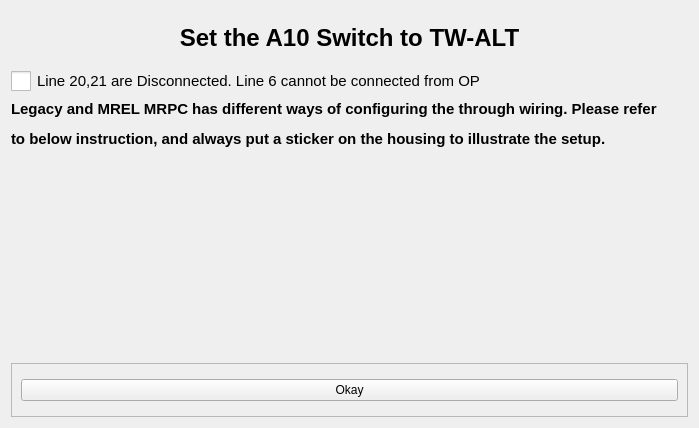
<?xml version="1.0" encoding="UTF-8"?>
<ui version="4.0">
 <class>Form</class>
 <widget class="QWidget" name="Form">
  <property name="geometry">
   <rect>
    <x>0</x>
    <y>0</y>
    <width>699</width>
    <height>428</height>
   </rect>
  </property>
  <property name="windowTitle">
   <string>Form</string>
  </property>
  <layout class="QVBoxLayout" name="verticalLayout">
   <item>
    <widget class="QLabel" name="label">
     <property name="text">
      <string>&lt;html&gt;&lt;head/&gt;&lt;body&gt;&lt;p align=&quot;center&quot;&gt;&lt;span style=&quot; font-size:18pt; font-weight:700;&quot;&gt;Set the A10 Switch to TW-ALT&lt;/span&gt;&lt;/p&gt;&lt;/body&gt;&lt;/html&gt;</string>
     </property>
    </widget>
   </item>
   <item>
    <widget class="QCheckBox" name="checkBox_1">
     <property name="enabled">
      <bool>true</bool>
     </property>
     <property name="styleSheet">
      <string notr="true">QCheckBox {
    font-size: 15px; /* Larger text */
}
QCheckBox::indicator {
    width: 20px; /* Larger checkbox square */
    height: 20px; /* Larger checkbox square */
}</string>
     </property>
     <property name="text">
      <string>Line 20,21 are Disconnected. Line 6 cannot be connected from OP</string>
     </property>
    </widget>
   </item>
   <item>
    <widget class="QLabel" name="label_3">
     <property name="text">
      <string>&lt;html&gt;&lt;head/&gt;&lt;body&gt;&lt;p&gt;&lt;span style=&quot; font-size:11pt; font-weight:700;&quot;&gt;Legacy and MREL MRPC has different ways of configuring the through wiring. Please refer &lt;/span&gt;&lt;/p&gt;&lt;p&gt;&lt;span style=&quot; font-size:11pt; font-weight:700;&quot;&gt;to below instruction, and always put a sticker on the housing to illustrate the setup.&lt;/span&gt;&lt;/p&gt;&lt;/body&gt;&lt;/html&gt;</string>
     </property>
    </widget>
   </item>
   <item alignment="Qt::AlignmentFlag::AlignHCenter">
    <widget class="QLabel" name="label_2">
     <property name="minimumSize">
      <size>
       <width>630</width>
       <height>200</height>
      </size>
     </property>
     <property name="maximumSize">
      <size>
       <width>630</width>
       <height>200</height>
      </size>
     </property>
     <property name="text">
      <string/>
     </property>
     <property name="pixmap">
      <pixmap resource="../../Images.qrc">:/Icons/Icons/Img_23.png</pixmap>
     </property>
     <property name="scaledContents">
      <bool>true</bool>
     </property>
    </widget>
   </item>
   <item>
    <widget class="QFrame" name="frame_3">
     <property name="frameShape">
      <enum>QFrame::Shape::StyledPanel</enum>
     </property>
     <property name="frameShadow">
      <enum>QFrame::Shadow::Raised</enum>
     </property>
     <layout class="QVBoxLayout" name="verticalLayout_2">
      <item>
       <widget class="QPushButton" name="pushButton">
        <property name="text">
         <string>Okay</string>
        </property>
       </widget>
      </item>
     </layout>
    </widget>
   </item>
  </layout>
 </widget>
 <resources>
  <include location="../../Images.qrc"/>
 </resources>
 <connections/>
</ui>
